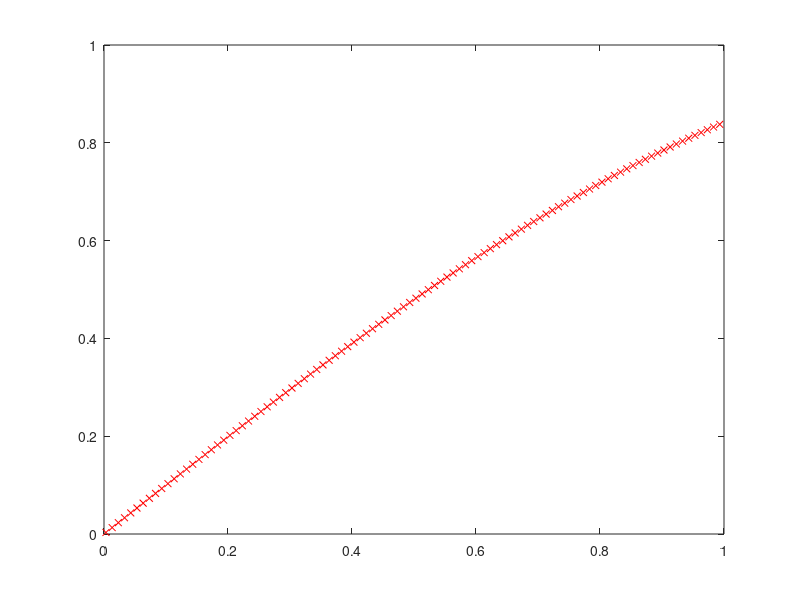

Write MATLAB code to recreate this figure. (Note: this script raises an error after producing the figure.)

X=zeros(100,1);
for num=1:100
    X(num)=0.001*pi+(num-1)*0.01;


end
fprintf('Value of X:\n');

Y=sqrt(sin(X).^2)


hold off;
plot(X, Y, 'rx', 'MarkerSize', 5);
X=[X];
theta=zeros(2,1);

X = [ones(100, 1), X];
alpha=0.01;
iterations=5000;


J=cost(X,Y,theta);
[theta,JK] = gradientDescent(X, Y, theta, alpha, iterations);
fprintf('Theta found by gradient descent:\n');
fprintf('%f\n', theta);
fprintf('cost found at this theta\n');
fprintf('%f\n', cost(X,Y,theta));



% Plot

hold on; % keep previous plot visible
plot(X(:,2), X*theta, '-')
legend('Training data', 'Linear regression')
hold off % don't overlay any more plots on this figure

fprintf('accuracy: %f\n',sum(sqrt((X*theta-Y).^2))/length(Y));
fprintf('cost  for new data\n');
SX=[0.3;0.4;0.5;0.6;1];


SX=[ones(length(SX),1),SX]
costp=cost(SX,sin(SX),theta)

fprintf('Visualizing J(theta_0, theta_1) ...\n')

% Grid over which we will calculate J
theta0_vals = linspace(-10, 10, 100);
theta1_vals = linspace(-1, 4, 100);

% initialize J_vals to a matrix of 0's
J_vals = zeros(length(theta0_vals), length(theta1_vals));

% Fill out J_vals
for i = 1:length(theta0_vals)
    for j = 1:length(theta1_vals)
	  t = [theta0_vals(i); theta1_vals(j)];
	  J_vals(i,j) = cost(X, Y, t);
    end
end

% Because of the way meshgrids work in the surf command, we need to
% transpose J_vals before calling surf, or else the axes will be flipped
J_vals = J_vals';
% Surface plot
figure;
surf(theta0_vals, theta1_vals, J_vals)
xlabel('\theta_0'); ylabel('\theta_1');

% Contour plot
figure;
% Plot J_vals as 15 contours spaced logarithmically between 0.01 and 100
contour(theta0_vals, theta1_vals, J_vals, logspace(-2, 3, 20))
xlabel('\theta_0'); ylabel('\theta_1');
hold on;
plot(theta(1), theta(2), 'rx', 'MarkerSize', 10, 'LineWidth', 2);
